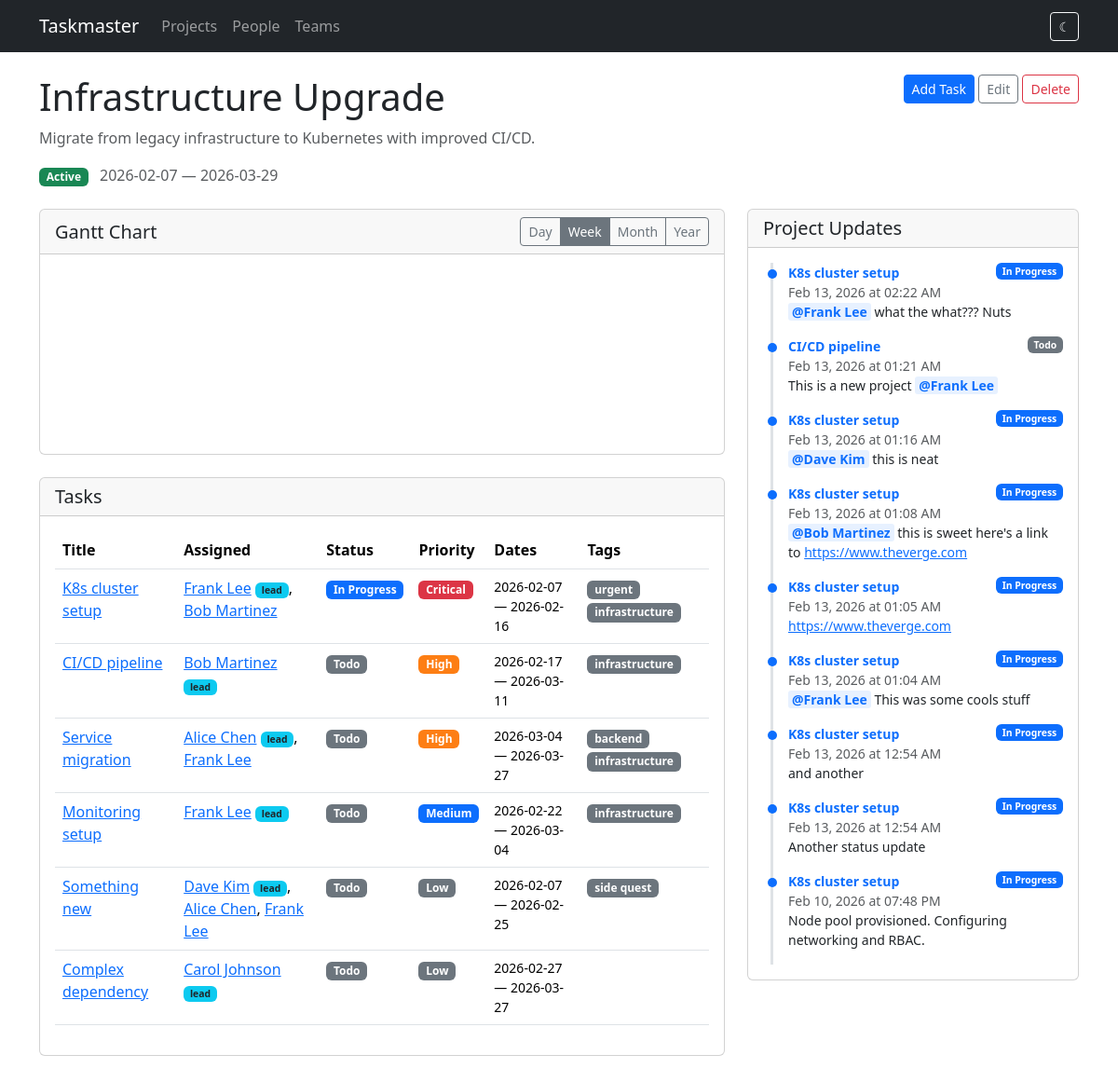
Page /projects/4 on the earlier database version.
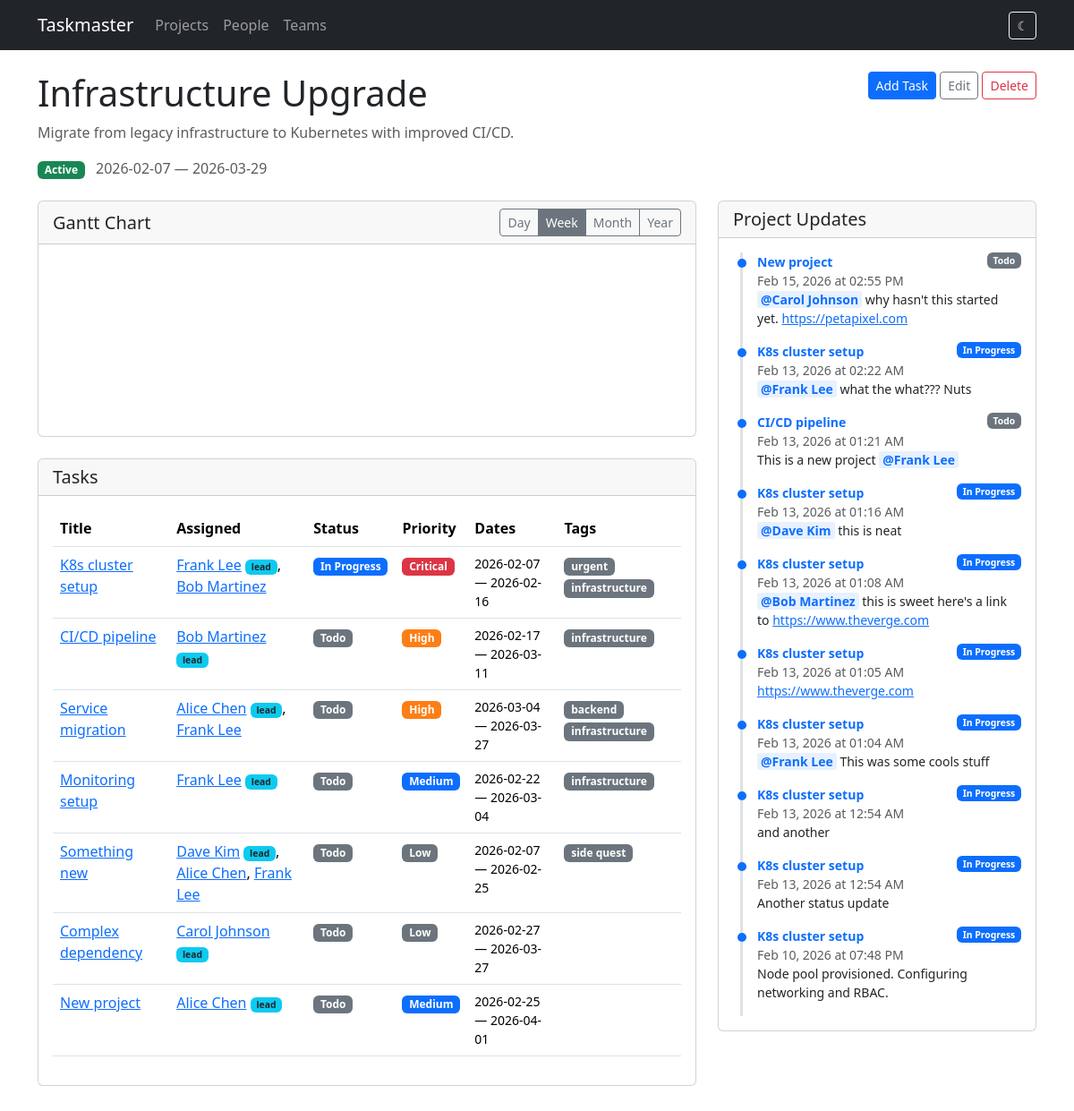
Same page on the later database version.
### models.py (models this page shows, shortened)
class Project(db.Model):
    id = db.Column(db.Integer, primary_key=True)
    name = db.Column(db.String(200), nullable=False)
    description = db.Column(db.Text)
    start_date = db.Column(db.Date)
    end_date = db.Column(db.Date)
    status = db.Column(db.String(20), default='active')  # active, completed, on_hold
    tasks = db.relationship('Task', backref='project', lazy=True, cascade='all, delete-orphan')

class Task(db.Model):
    id = db.Column(db.Integer, primary_key=True)
    title = db.Column(db.String(200), nullable=False)
    description = db.Column(db.Text)
    project_id = db.Column(db.Integer, db.ForeignKey('project.id'), nullable=False)
    start_date = db.Column(db.Date, nullable=False)
    end_date = db.Column(db.Date, nullable=False)
    status = db.Column(db.String(20), default='todo')  # todo, in_progress, done
    priority = db.Column(db.String(20), default='medium')  # low, medium, high, critical
    assignments = db.relationship('TaskAssignment', backref='task', lazy=True,
                                   cascade='all, delete-orphan')
    tags = db.relationship('Tag', secondary=task_tags, backref=db.backref('tasks', lazy=True))
    status_updates = db.relationship('StatusUpdate', backref='task', lazy=True,
                                     order_by='StatusUpdate.created_at.desc()',
                                     cascade='all, delete-orphan')
    dependencies = db.relationship(
        'Task',
        secondary='task_dependency',
        primaryjoin='Task.id == TaskDependency.task_id',
        secondaryjoin='Task.id == TaskDependency.depends_on_id',
        backref=db.backref('dependents', lazy=True),
        lazy=True,
    )
    @property
    def lead(self):
        for a in self.assignments:
            if a.is_lead:
                return a.person
        return None
    @property
    def assignees(self):
        return [a.person for a in self.assignments]

class Person(db.Model):
    id = db.Column(db.Integer, primary_key=True)
    name = db.Column(db.String(120), nullable=False)
    email = db.Column(db.String(120))
    team_id = db.Column(db.Integer, db.ForeignKey('team.id'))
    assignments = db.relationship('TaskAssignment', backref='person', lazy=True)

class Tag(db.Model):
    id = db.Column(db.Integer, primary_key=True)
    name = db.Column(db.String(50), unique=True, nullable=False)

class StatusUpdate(db.Model):
    id = db.Column(db.Integer, primary_key=True)
    task_id = db.Column(db.Integer, db.ForeignKey('task.id'), nullable=False)
    content = db.Column(db.Text, nullable=False)
    created_at = db.Column(db.DateTime, default=datetime.utcnow)
    mentions = db.relationship('Person', secondary=status_update_mentions,
                               backref=db.backref('mentioned_in', lazy=True))

### routes/projects.py (the view)
@bp.route('/projects/<int:id>')
def detail(id):
    project = Project.query.get_or_404(id)
    task_ids = [t.id for t in project.tasks]
    all_updates = StatusUpdate.query.filter(
        StatusUpdate.task_id.in_(task_ids)
    ).order_by(StatusUpdate.created_at.desc()).all() if task_ids else []
    return render_template('projects/detail.html', project=project,
                           all_updates=all_updates)

### templates/projects/detail.html (shortened to what this page needs)
{% extends "base.html" %}
{% block content %}
<div class="d-flex justify-content-between align-items-start mb-3">
    <div>
        <h1>{{ project.name }}</h1>
        {% if project.description %}
        <p class="text-muted">{{ project.description }}</p>
        {% endif %}
        <div class="mb-2">
            <span class="badge badge-{{ project.status }}">{{ project.status | replace('_', ' ') | title }}</span>
            {% if project.start_date %}<span class="text-muted ms-2">{{ project.start_date }}</span>{% endif %}
            {% if project.end_date %}<span class="text-muted"> &mdash; {{ project.end_date }}</span>{% endif %}
        </div>
    </div>
    <div>
        <a href="{{ url_for('tasks.new_task', project_id=project.id) }}" class="btn btn-primary btn-sm">Add Task</a>
        <a href="{{ url_for('projects.edit_project', id=project.id) }}" class="btn btn-outline-secondary btn-sm">Edit</a>
        <form method="post" action="{{ url_for('projects.delete_project', id=project.id) }}" class="d-inline"
              onsubmit="return confirm('Delete this project and all its tasks?')">
            <button type="submit" class="btn btn-outline-danger btn-sm">Delete</button>
        </form>
    </div>
</div>
<div class="row g-4">
<div class="col-lg-8">
    {% if project.tasks %}
    <div class="card mb-4">
        <div class="card-header d-flex justify-content-between align-items-center">
            <h5 class="mb-0">Gantt Chart</h5>
            <div class="btn-group btn-group-sm" id="gantt-zoom">
                <button type="button" class="btn btn-outline-secondary" data-mode="Day">Day</button>
                <button type="button" class="btn btn-outline-secondary active" data-mode="Week">Week</button>
                <button type="button" class="btn btn-outline-secondary" data-mode="Month">Month</button>
                <button type="button" class="btn btn-outline-secondary" data-mode="Year">Year</button>
            </div>
        </div>
        <div class="card-body gantt-container">
            <svg id="gantt"></svg>
        </div>
    </div>
    <div class="card">
        <div class="card-header"><h5 class="mb-0">Tasks</h5></div>
        <div class="card-body">
            <div class="table-responsive">
                <table class="table table-hover">
                    <thead>
                        <tr>
                            <th>Title</th>
                            <th>Assigned</th>
                            <th>Status</th>
                            <th>Priority</th>
                            <th>Dates</th>
                            <th>Tags</th>
                        </tr>
                    </thead>
                    <tbody>
                        {% for task in project.tasks %}
                        <tr>
                            <td><a href="{{ url_for('tasks.detail', id=task.id) }}">{{ task.title }}</a></td>
                            <td>
                                {% if task.assignees %}
                                    {% for person in task.assignees %}
                                    <a href="{{ url_for('people.detail', id=person.id) }}">{{ person.name }}</a>{% if task.lead and person.id == task.lead.id %} <span class="badge bg-info text-dark" style="font-size:0.65em">lead</span>{% endif %}{% if not loop.last %}, {% endif %}
                                    {% endfor %}
                                {% else %}
                                <span class="text-muted">Unassigned</span>
                                {% endif %}
                            </td>
                            <td><span class="badge badge-{{ task.status }}">{{ task.status | replace('_', ' ') | title }}</span></td>
                            <td><span class="badge badge-{{ task.priority }}">{{ task.priority | title }}</span></td>
                            <td class="small">{{ task.start_date }} &mdash; {{ task.end_date }}</td>
                            <td>
                                {% for tag in task.tags %}
                                <span class="badge bg-secondary">{{ tag.name }}</span>
                                {% endfor %}
                            </td>
                        </tr>
                        {% endfor %}
                    </tbody>
                </table>
            </div>
        </div>
    </div>
    {% else %}
    <div class="text-center py-5">
        <p class="text-muted">No tasks yet.</p>
        <a href="{{ url_for('tasks.new_task', project_id=project.id) }}" class="btn btn-primary">Add the first task</a>
    </div>
    {% endif %}
</div>
<div class="col-lg-4">
    <div class="card" style="position: sticky; top: 1rem;">
        <div class="card-header"><h5 class="mb-0">Project Updates</h5></div>
        <div class="card-body" style="max-height: 80vh; overflow-y: auto;">
            {% if all_updates %}
            <div class="status-timeline">
                {% for update in all_updates %}
                <div class="update-item">
                    <div class="d-flex justify-content-between align-items-start">
                        <a href="{{ url_for('tasks.detail', id=update.task.id) }}" class="fw-semibold small text-decoration-none">{{ update.task.title }}</a>
                        <span class="badge badge-{{ update.task.status }}" style="font-size:0.65em">{{ update.task.status | replace('_', ' ') | title }}</span>
                    </div>
                    <div class="text-muted small">{{ update.created_at.strftime('%b %d, %Y at %I:%M %p') }}</div>
                    <div class="small">{{ update.content|render_mentions }}</div>
                </div>
                {% endfor %}
            </div>
            {% else %}
            <p class="text-muted mb-0 small">No updates yet. Add status updates from individual task pages.</p>
            {% endif %}
        </div>
    </div>
</div>
</div>
{% endblock %}

### templates/base.html (shortened to what this page needs)
<!DOCTYPE html>
<html lang="en">
<head>
    <link href="https://cdn.jsdelivr.net/npm/bootstrap@5.3.3/dist/css/bootstrap.min.css" rel="stylesheet">
    <link rel="stylesheet" href="https://cdn.jsdelivr.net/npm/frappe-gantt@0.6.1/dist/frappe-gantt.min.css">
    <link rel="stylesheet" href="{{ url_for('static', filename='style.css') }}">
</head>
<body>
    <nav class="navbar navbar-expand-lg navbar-dark bg-dark">
        <div class="container">
            <a class="navbar-brand" href="{{ url_for('index') }}">Taskmaster</a>
            <div class="collapse navbar-collapse" id="navbarNav">
                <ul class="navbar-nav">
                    <li class="nav-item">
                        <a class="nav-link" href="{{ url_for('projects.list_projects') }}">Projects</a>
                    </li>
                    <li class="nav-item">
                        <a class="nav-link" href="{{ url_for('people.list_people') }}">People</a>
                    </li>
                    <li class="nav-item">
                        <a class="nav-link" href="{{ url_for('teams.list_teams') }}">Teams</a>
                    </li>
                </ul>
                <button id="theme-toggle" class="btn btn-outline-light btn-sm ms-auto" title="Toggle dark mode">
                    <span id="theme-icon-light">&#9790;</span>
                </button>
            </div>
        </div>
    </nav>
    <main class="container mt-4">
        {% block content %}{% endblock %}
    </main>
</body>
</html>

### static/style.css (style rules this page uses)
.badge-low { background-color: #6c757d; }
.badge-medium { background-color: #0d6efd; }
.badge-high { background-color: #fd7e14; }
.badge-critical { background-color: #dc3545; }
.badge-todo { background-color: #6c757d; }
.badge-in_progress { background-color: #0d6efd; }
.badge-active { background-color: #198754; }
.status-timeline { border-left: 3px solid #dee2e6; padding-left: 1rem; margin-left: 0.5rem; }
.status-timeline .update-item { position: relative; padding-bottom: 1rem; }
.status-timeline .update-item::before { content: ''; position: absolute; left: -1.35rem; top: 0.4rem; width: 10px; height: 10px; border-radius: 50%; background: #0d6efd; }
.gantt-container { overflow-x: auto; margin: 1rem 0; }
.mention-tag { background-color: #e7f1ff; color: #0d6efd; padding: 0 4px; border-radius: 3px; font-weight: 600; }

Differences in the rows shown:
added Task: title "New project", status "Todo", priority "Medium", start_date "2026-02-25", end_date "2026-04-01", Person (name "Alice Chen", shows "lead")
added StatusUpdate: task "New project", task.status "Todo", created_at "Feb 15, 2026 at 02:55 PM", content|render_mentions "@Carol Johnson why hasn't this started yet. https://petapixel.com"
